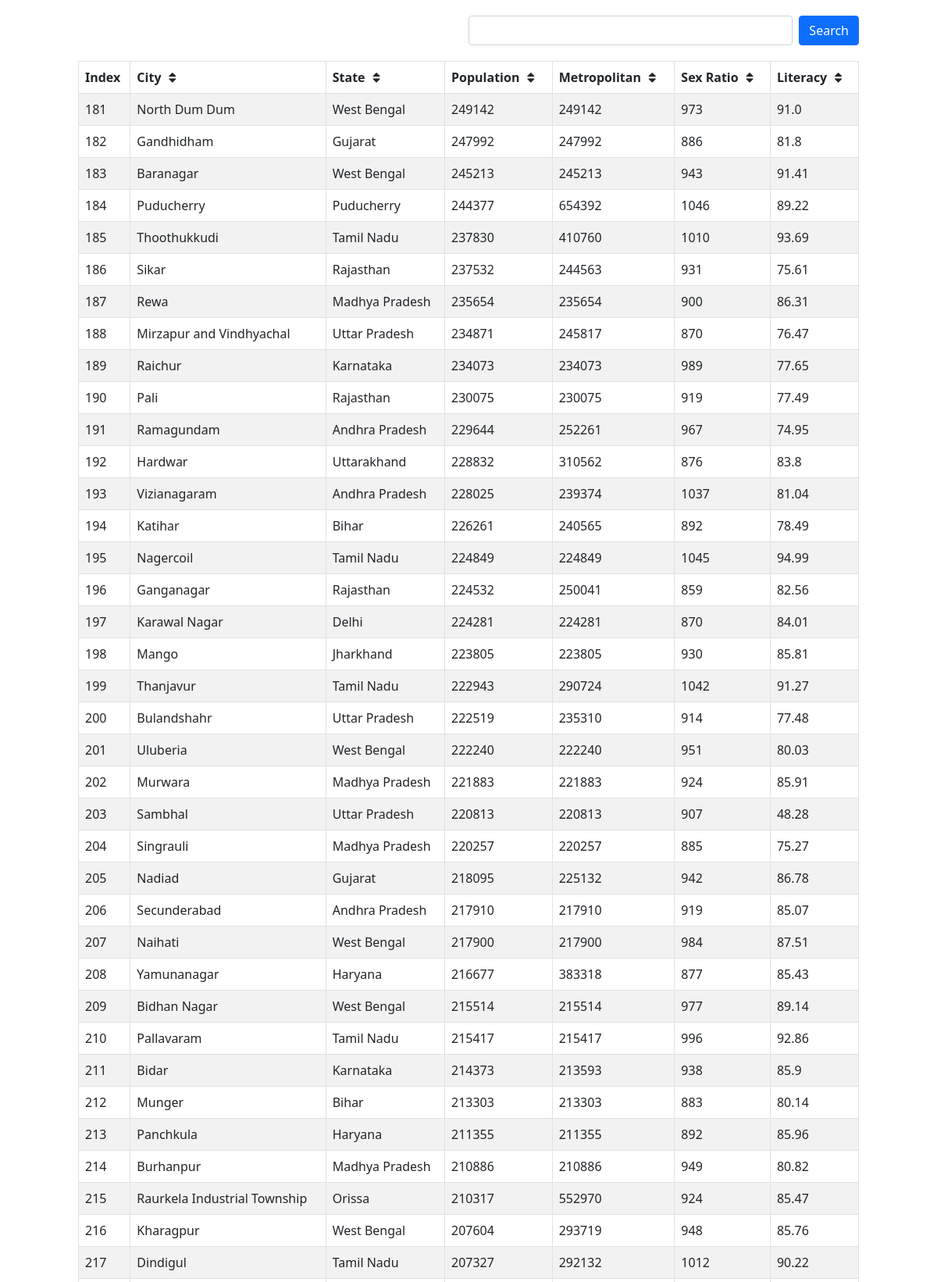
/example/cities?&page=4 (upper part), run on the app's committed database.
### demoapp/models.py (models this page shows)
class City(models.Model):
    city=models.CharField(max_length=64)
    state=models.CharField(max_length=64)
    population=models.IntegerField()
    metropolitan=models.IntegerField()
    sex_ratio=models.IntegerField()
    literacy=models.FloatField()

### demoapp/views.py (the view)
# urls.py: path('example/cities', paginated_view)
def paginated_view(request):
    page = int(request.GET.get('page', 1))
    per_page = 60
    data = City.objects.all()
    if 'search' in request.GET:
        search = request.GET.get('search')
        data = data.filter(Q(city__icontains = search) | Q(state__icontains = search))
    if 'sortby' in request.GET:
        sort_by = request.GET.get('sortby').split(',')
        model_fields = [z.name for z in City._meta.get_fields()]
        sort_by = [z for z in sort_by if z.lstrip('-') in model_fields]
        data = data.order_by(*sort_by)
    N = len(data)
    page_count = math.ceil(N/per_page)
    start = (page-1)*per_page
    end = page*per_page
    data = data[start:end]
    for i, d in enumerate(data):
        d.index = start+i+1
    request_get = request.GET.copy()
    if 'page' in request_get:
        del request_get['page']
    context = {'cities': data,
            'current_page': page,
            'pages': list(range(1, page_count+1)),
            'page_count': page_count,
            'prev_page_number': page-1,
            'next_page_number': page+1,
            'page_url_prefix': request.path + '?' + urllib.parse.urlencode(request_get) + '&page='
            }
    return render(request, 'show_results.html', context)

### templates/show_results.html (shortened to what this page needs)
{% load static %}
<!DOCTYPE html>
<head>
  <link href={% static 'css/bootstrap.min.css' %} rel="stylesheet">
  <link href={% static 'css/mystyle.css' %} rel="stylesheet">
  <link href="//maxcdn.bootstrapcdn.com/font-awesome/4.1.0/css/font-awesome.min.css" rel="stylesheet">
</head>
<body>
  <div class="main-content conf-margin">
    <div class="d-flex my-search-bar">
      <input id="searchbox" type="text" class="form-control me-2">
      <button id="searchbtn" class="btn btn-primary">Search</button>
    </div>
    <div class="table-space">
      <table class="table table-bordered table-striped sortable">
        <thead>
          <tr>
            <th class="table-head">Index</th>
            <th class="table-head" onclick="sortTable('city')">City  <i id="icon_city" class="fa fa-fw fa-sort"></i></th>
            <th class="table-head" onclick="sortTable('state')">State  <i id="icon_state" class="fa fa-fw fa-sort"></i></th>
            <th class="table-head" onclick="sortTable('population')">Population  <i id="icon_population" class="fa fa-fw fa-sort"></i></th>
            <th class="table-head" onclick="sortTable('metropolitan')">Metropolitan  <i id="icon_metropolitan" class="fa fa-fw fa-sort"></i></th>
            <th class="table-head" onclick="sortTable('sex_ratio')">Sex Ratio  <i id="icon_sex_ratio" class="fa fa-fw fa-sort"></i></th>
            <th class="table-head" onclick="sortTable('literacy')">Literacy  <i id="icon_literacy" class="fa fa-fw fa-sort"></i></th>
          </tr>
        </thead>
        <tbody>
          {% for city in cities %}
          <tr>
            <td>{{city.index}}</td>
            <td>{{city.city}}</td>
            <td>{{city.state}}</td>
            <td>{{city.population}}</td>
            <td>{{city.metropolitan}}</td>
            <td>{{city.sex_ratio}}</td>
            <td>{{city.literacy}}</td>
          </tr>
          {% endfor %}
        </tbody>
      </table>
    </div>
  </div>
</body>

### static/css/mystyle.css (style rules this page uses)
.main-content { margin-top: 20px; margin-right: 100px; margin-right: 100px; margin-left: 100px; }
.my-search-bar { margin-left: 50%; }
.table-space { margin-top: 20px; }

### data on the page
City: index "181", city "North Dum Dum", state "West Bengal", population "249142", metropolitan "249142", sex_ratio "973", literacy "91.0"
City: index "182", city "Gandhidham", state "Gujarat", population "247992", metropolitan "247992", sex_ratio "886", literacy "81.8"
City: index "183", city "Baranagar", state "West Bengal", population "245213", metropolitan "245213", sex_ratio "943", literacy "91.41"
City: index "184", city "Puducherry", state "Puducherry", population "244377", metropolitan "654392", sex_ratio "1046", literacy "89.22"
City: index "185", city "Thoothukkudi", state "Tamil Nadu", population "237830", metropolitan "410760", sex_ratio "1010", literacy "93.69"
City: index "186", city "Sikar", state "Rajasthan", population "237532", metropolitan "244563", sex_ratio "931", literacy "75.61"
City: index "187", city "Rewa", state "Madhya Pradesh", population "235654", metropolitan "235654", sex_ratio "900", literacy "86.31"
City: index "188", city "Mirzapur and Vindhyachal", state "Uttar Pradesh", population "234871", metropolitan "245817", sex_ratio "870", literacy "76.47"
City: index "189", city "Raichur", state "Karnataka", population "234073", metropolitan "234073", sex_ratio "989", literacy "77.65"
City: index "190", city "Pali", state "Rajasthan", population "230075", metropolitan "230075", sex_ratio "919", literacy "77.49"
City: index "191", city "Ramagundam", state "Andhra Pradesh", population "229644", metropolitan "252261", sex_ratio "967", literacy "74.95"
City: index "192", city "Hardwar", state "Uttarakhand", population "228832", metropolitan "310562", sex_ratio "876", literacy "83.8"
City: index "193", city "Vizianagaram", state "Andhra Pradesh", population "228025", metropolitan "239374", sex_ratio "1037", literacy "81.04"
City: index "194", city "Katihar", state "Bihar", population "226261", metropolitan "240565", sex_ratio "892", literacy "78.49"
City: index "195", city "Nagercoil", state "Tamil Nadu", population "224849", metropolitan "224849", sex_ratio "1045", literacy "94.99"
City: index "196", city "Ganganagar", state "Rajasthan", population "224532", metropolitan "250041", sex_ratio "859", literacy "82.56"
City: index "197", city "Karawal Nagar", state "Delhi", population "224281", metropolitan "224281", sex_ratio "870", literacy "84.01"
City: index "198", city "Mango", state "Jharkhand", population "223805", metropolitan "223805", sex_ratio "930", literacy "85.81"
City: index "199", city "Thanjavur", state "Tamil Nadu", population "222943", metropolitan "290724", sex_ratio "1042", literacy "91.27"
City: index "200", city "Bulandshahr", state "Uttar Pradesh", population "222519", metropolitan "235310", sex_ratio "914", literacy "77.48"
City: index "201", city "Uluberia", state "West Bengal", population "222240", metropolitan "222240", sex_ratio "951", literacy "80.03"
City: index "202", city "Murwara", state "Madhya Pradesh", population "221883", metropolitan "221883", sex_ratio "924", literacy "85.91"
City: index "203", city "Sambhal", state "Uttar Pradesh", population "220813", metropolitan "220813", sex_ratio "907", literacy "48.28"
City: index "204", city "Singrauli", state "Madhya Pradesh", population "220257", metropolitan "220257", sex_ratio "885", literacy "75.27"
City: index "205", city "Nadiad", state "Gujarat", population "218095", metropolitan "225132", sex_ratio "942", literacy "86.78"
City: index "206", city "Secunderabad", state "Andhra Pradesh", population "217910", metropolitan "217910", sex_ratio "919", literacy "85.07"
City: index "207", city "Naihati", state "West Bengal", population "217900", metropolitan "217900", sex_ratio "984", literacy "87.51"
City: index "208", city "Yamunanagar", state "Haryana", population "216677", metropolitan "383318", sex_ratio "877", literacy "85.43"
City: index "209", city "Bidhan Nagar", state "West Bengal", population "215514", metropolitan "215514", sex_ratio "977", literacy "89.14"
City: index "210", city "Pallavaram", state "Tamil Nadu", population "215417", metropolitan "215417", sex_ratio "996", literacy "92.86"
City: index "211", city "Bidar", state "Karnataka", population "214373", metropolitan "213593", sex_ratio "938", literacy "85.9"
City: index "212", city "Munger", state "Bihar", population "213303", metropolitan "213303", sex_ratio "883", literacy "80.14"
City: index "213", city "Panchkula", state "Haryana", population "211355", metropolitan "211355", sex_ratio "892", literacy "85.96"
City: index "214", city "Burhanpur", state "Madhya Pradesh", population "210886", metropolitan "210886", sex_ratio "949", literacy "80.82"
City: index "215", city "Raurkela Industrial Township", state "Orissa", population "210317", metropolitan "552970", sex_ratio "924", literacy "85.47"
City: index "216", city "Kharagpur", state "West Bengal", population "207604", metropolitan "293719", sex_ratio "948", literacy "85.76"
City: index "217", city "Dindigul", state "Tamil Nadu", population "207327", metropolitan "292132", sex_ratio "1012", literacy "90.22"
